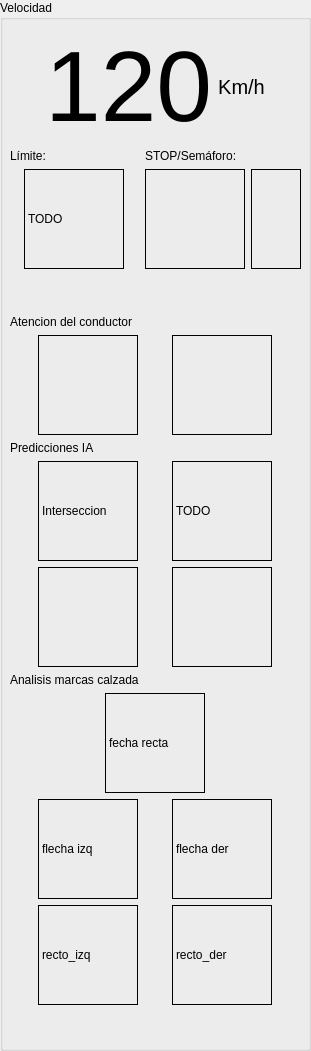
   <widget class="QGroupBox" name="groupBox_4">
    <property name="geometry">
     <rect>
      <x>0</x>
      <y>0</y>
      <width>311</width>
      <height>1051</height>
     </rect>
    </property>
    <property name="title">
     <string>Velocidad</string>
    </property>
    <widget class="QWidget" name="verticalLayoutWidget">
     <property name="geometry">
      <rect>
       <x>10</x>
       <y>30</y>
       <width>291</width>
       <height>1015</height>
      </rect>
     </property>
     <layout class="QVBoxLayout" name="verticalLayout">
      <item>
       <layout class="QHBoxLayout" name="horizontalLayout">
        <item>
         <spacer name="horizontalSpacer">
          <property name="orientation">
           <enum>Qt::Horizontal</enum>
          </property>
          <property name="sizeHint" stdset="0">
           <size>
            <width>40</width>
            <height>20</height>
           </size>
          </property>
         </spacer>
        </item>
        <item>
         <widget class="QLabel" name="indicador_velocidad">
          <property name="font">
           <font>
            <pointsize>75</pointsize>
           </font>
          </property>
          <property name="text">
           <string>120</string>
          </property>
          <property name="alignment">
           <set>Qt::AlignCenter</set>
          </property>
         </widget>
        </item>
        <item>
         <widget class="QLabel" name="label_6">
          <property name="font">
           <font>
            <pointsize>15</pointsize>
           </font>
          </property>
          <property name="text">
           <string>Km/h</string>
          </property>
          <property name="alignment">
           <set>Qt::AlignCenter</set>
          </property>
         </widget>
        </item>
        <item>
         <spacer name="horizontalSpacer_2">
          <property name="orientation">
           <enum>Qt::Horizontal</enum>
          </property>
          <property name="sizeHint" stdset="0">
           <size>
            <width>40</width>
            <height>20</height>
           </size>
          </property>
         </spacer>
        </item>
       </layout>
      </item>
      <item>
       <layout class="QHBoxLayout" name="horizontalLayout_2">
        <item>
         <layout class="QVBoxLayout" name="verticalLayout_3">
          <item>
           <widget class="QLabel" name="label_7">
            <property name="text">
             <string>Límite:</string>
            </property>
           </widget>
          </item>
          <item>
           <layout class="QHBoxLayout" name="horizontalLayout_3">
            <item alignment="Qt::AlignHCenter">
             <widget class="QLabel" name="indicador_limite">
              <property name="enabled">
               <bool>true</bool>
              </property>
              <property name="minimumSize">
               <size>
                <width>100</width>
                <height>100</height>
               </size>
              </property>
              <property name="maximumSize">
               <size>
                <width>100</width>
                <height>100</height>
               </size>
              </property>
              <property name="frameShape">
               <enum>QFrame::Box</enum>
              </property>
              <property name="text">
               <string>TODO</string>
              </property>
             </widget>
            </item>
           </layout>
          </item>
         </layout>
        </item>
        <item>
         <layout class="QVBoxLayout" name="verticalLayout_5">
          <item>
           <widget class="QLabel" name="label_10">
            <property name="text">
             <string>STOP/Semáforo:</string>
            </property>
           </widget>
          </item>
          <item>
           <layout class="QHBoxLayout" name="horizontalLayout_4">
            <item>
             <widget class="QLabel" name="indicador_stop">
              <property name="minimumSize">
               <size>
                <width>100</width>
                <height>100</height>
               </size>
              </property>
              <property name="maximumSize">
               <size>
                <width>100</width>
                <height>100</height>
               </size>
              </property>
              <property name="frameShape">
               <enum>QFrame::Panel</enum>
              </property>
              <property name="text">
               <string/>
              </property>
             </widget>
            </item>
            <item>
             <widget class="QLabel" name="indicador_semaf">
              <property name="minimumSize">
               <size>
                <width>50</width>
                <height>100</height>
               </size>
              </property>
              <property name="maximumSize">
               <size>
                <width>50</width>
                <height>100</height>
               </size>
              </property>
              <property name="frameShape">
               <enum>QFrame::Box</enum>
              </property>
              <property name="text">
               <string/>
              </property>
              <property name="alignment">
               <set>Qt::AlignCenter</set>
              </property>
             </widget>
            </item>
           </layout>
          </item>
         </layout>
        </item>
       </layout>
      </item>
      <item>
       <layout class="QVBoxLayout" name="verticalLayout_4">
        <item>
         <spacer name="verticalSpacer">
          <property name="orientation">
           <enum>Qt::Vertical</enum>
          </property>
          <property name="sizeHint" stdset="0">
           <size>
            <width>20</width>
            <height>40</height>
           </size>
          </property>
         </spacer>
        </item>
        <item>
         <widget class="QLabel" name="label_13">
          <property name="text">
           <string>Atencion del conductor</string>
          </property>
         </widget>
        </item>
        <item>
         <layout class="QHBoxLayout" name="horizontalLayout_7">
          <item>
           <widget class="QLabel" name="indicador_conductor_img">
            <property name="minimumSize">
             <size>
              <width>100</width>
              <height>100</height>
             </size>
            </property>
            <property name="maximumSize">
             <size>
              <width>100</width>
              <height>100</height>
             </size>
            </property>
            <property name="frameShape">
             <enum>QFrame::Box</enum>
            </property>
            <property name="text">
             <string/>
            </property>
           </widget>
          </item>
          <item>
           <widget class="QLabel" name="indicador_conductor_img_zzz">
            <property name="minimumSize">
             <size>
              <width>100</width>
              <height>100</height>
             </size>
            </property>
            <property name="maximumSize">
             <size>
              <width>100</width>
              <height>100</height>
             </size>
            </property>
            <property name="frameShape">
             <enum>QFrame::Box</enum>
            </property>
            <property name="text">
             <string/>
            </property>
           </widget>
          </item>
         </layout>
        </item>
        <item>
         <layout class="QVBoxLayout" name="verticalLayout_7">
          <item>
           <widget class="QLabel" name="label_15">
            <property name="text">
             <string>Predicciones IA</string>
            </property>
           </widget>
          </item>
          <item>
           <layout class="QHBoxLayout" name="horizontalLayout_8">
            <item>
             <widget class="QLabel" name="indicador_predicciones_1">
              <property name="minimumSize">
               <size>
                <width>100</width>
                <height>100</height>
               </size>
              </property>
              <property name="maximumSize">
               <size>
                <width>100</width>
                <height>100</height>
               </size>
              </property>
              <property name="frameShape">
               <enum>QFrame::Box</enum>
              </property>
              <property name="text">
               <string>Interseccion</string>
              </property>
             </widget>
            </item>
            <item>
             <widget class="QLabel" name="indicador_predicciones_2">
              <property name="minimumSize">
               <size>
                <width>100</width>
                <height>100</height>
               </size>
              </property>
              <property name="maximumSize">
               <size>
                <width>100</width>
                <height>100</height>
               </size>
              </property>
              <property name="frameShape">
               <enum>QFrame::Box</enum>
              </property>
              <property name="text">
               <string>TODO</string>
              </property>
             </widget>
            </item>
           </layout>
          </item>
          <item>
           <layout class="QHBoxLayout" name="horizontalLayout_11">
            <item>
             <widget class="QLabel" name="indicador_vehicCerca1">
              <property name="minimumSize">
               <size>
                <width>100</width>
                <height>100</height>
               </size>
              </property>
              <property name="maximumSize">
               <size>
                <width>100</width>
                <height>100</height>
               </size>
              </property>
              <property name="frameShape">
               <enum>QFrame::Box</enum>
              </property>
              <property name="text">
               <string/>
              </property>
             </widget>
            </item>
            <item>
             <widget class="QLabel" name="indicador_vehicCerca2">
              <property name="minimumSize">
               <size>
                <width>100</width>
                <height>100</height>
               </size>
              </property>
              <property name="maximumSize">
               <size>
                <width>100</width>
                <height>100</height>
               </size>
              </property>
              <property name="frameShape">
               <enum>QFrame::Box</enum>
              </property>
              <property name="text">
               <string/>
              </property>
             </widget>
            </item>
           </layout>
          </item>
         </layout>
        </item>
        <item>
         <layout class="QVBoxLayout" name="verticalLayout_9">
          <item>
           <widget class="QLabel" name="label_25">
            <property name="text">
             <string>Analisis marcas calzada</string>
            </property>
           </widget>
          </item>
          <item>
           <layout class="QHBoxLayout" name="horizontalLayout_16">
            <item>
             <widget class="QLabel" name="indicador_flecha_recto">
              <property name="minimumSize">
               <size>
                <width>100</width>
                <height>100</height>
               </size>
              </property>
              <property name="maximumSize">
               <size>
                <width>100</width>
                <height>100</height>
               </size>
              </property>
              <property name="frameShape">
               <enum>QFrame::Box</enum>
              </property>
              <property name="text">
               <string>fecha recta</string>
              </property>
             </widget>
            </item>
           </layout>
          </item>
          <item>
           <layout class="QHBoxLayout" name="horizontalLayout_10">
            <item>
             <widget class="QLabel" name="indicador_flecha_izq">
              <property name="minimumSize">
               <size>
                <width>100</width>
                <height>100</height>
               </size>
              </property>
              <property name="maximumSize">
               <size>
                <width>100</width>
                <height>100</height>
               </size>
              </property>
              <property name="frameShape">
               <enum>QFrame::Box</enum>
              </property>
              <property name="text">
               <string>flecha izq</string>
              </property>
             </widget>
            </item>
            <item>
             <widget class="QLabel" name="indicador_flecha_der">
              <property name="minimumSize">
               <size>
                <width>100</width>
                <height>100</height>
               </size>
              </property>
              <property name="maximumSize">
               <size>
                <width>100</width>
                <height>100</height>
               </size>
              </property>
              <property name="frameShape">
               <enum>QFrame::Box</enum>
              </property>
              <property name="text">
               <string>flecha der</string>
              </property>
             </widget>
            </item>
           </layout>
          </item>
          <item>
           <layout class="QHBoxLayout" name="horizontalLayout_15">
            <item>
             <widget class="QLabel" name="indicador_flecha_rectoYizq">
              <property name="minimumSize">
               <size>
                <width>100</width>
                <height>100</height>
               </size>
              </property>
              <property name="maximumSize">
               <size>
                <width>100</width>
                <height>100</height>
               </size>
              </property>
              <property name="frameShape">
               <enum>QFrame::Box</enum>
              </property>
              <property name="text">
               <string>recto_izq</string>
              </property>
             </widget>
            </item>
            <item>
             <widget class="QLabel" name="indicador_flecha_rectoYder">
              <property name="minimumSize">
               <size>
                <width>100</width>
                <height>100</height>
               </size>
              </property>
              <property name="maximumSize">
               <size>
                <width>100</width>
                <height>100</height>
               </size>
              </property>
              <property name="frameShape">
               <enum>QFrame::Box</enum>
              </property>
              <property name="text">
               <string>recto_der</string>
              </property>
             </widget>
            </item>
           </layout>
          </item>
          <item>
           <spacer name="verticalSpacer_2">
            <property name="orientation">
             <enum>Qt::Vertical</enum>
            </property>
            <property name="sizeHint" stdset="0">
             <size>
              <width>20</width>
              <height>40</height>
             </size>
            </property>
           </spacer>
          </item>
         </layout>
        </item>
       </layout>
      </item>
     </layout>
    </widget>
   </widget>
